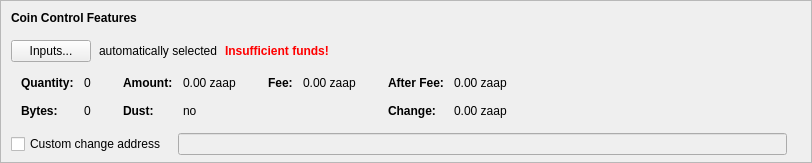
    <widget class="QFrame" name="frameCoinControl">
     <property name="sizePolicy">
      <sizepolicy hsizetype="Expanding" vsizetype="Expanding">
       <horstretch>0</horstretch>
       <verstretch>0</verstretch>
      </sizepolicy>
     </property>
     <property name="maximumSize">
      <size>
       <width>16777215</width>
       <height>16777215</height>
      </size>
     </property>
     <property name="frameShape">
      <enum>QFrame::StyledPanel</enum>
     </property>
     <property name="frameShadow">
      <enum>QFrame::Sunken</enum>
     </property>
     <layout class="QVBoxLayout" name="verticalLayoutCoinControl2">
      <property name="spacing">
       <number>0</number>
      </property>
      <property name="leftMargin">
       <number>0</number>
      </property>
      <property name="topMargin">
       <number>0</number>
      </property>
      <property name="rightMargin">
       <number>0</number>
      </property>
      <property name="bottomMargin">
       <number>6</number>
      </property>
      <item>
       <layout class="QVBoxLayout" name="verticalLayoutCoinControl" stretch="0,0,0,0,1">
        <property name="spacing">
         <number>0</number>
        </property>
        <property name="leftMargin">
         <number>10</number>
        </property>
        <property name="topMargin">
         <number>10</number>
        </property>
        <item>
         <layout class="QHBoxLayout" name="horizontalLayoutCoinControl1">
          <property name="bottomMargin">
           <number>15</number>
          </property>
          <item>
           <widget class="QLabel" name="labelCoinControlFeatures">
            <property name="sizePolicy">
             <sizepolicy hsizetype="Preferred" vsizetype="Maximum">
              <horstretch>0</horstretch>
              <verstretch>0</verstretch>
             </sizepolicy>
            </property>
            <property name="font">
             <font>
              <weight>75</weight>
              <bold>true</bold>
             </font>
            </property>
            <property name="styleSheet">
             <string notr="true">font-weight:bold;</string>
            </property>
            <property name="text">
             <string>Coin Control Features</string>
            </property>
           </widget>
          </item>
         </layout>
        </item>
        <item>
         <layout class="QHBoxLayout" name="horizontalLayoutCoinControl2" stretch="0,0,0,0">
          <property name="spacing">
           <number>8</number>
          </property>
          <property name="bottomMargin">
           <number>10</number>
          </property>
          <item>
           <widget class="QPushButton" name="pushButtonCoinControl">
            <property name="styleSheet">
             <string notr="true"/>
            </property>
            <property name="text">
             <string>Inputs...</string>
            </property>
            <property name="autoDefault">
             <bool>false</bool>
            </property>
           </widget>
          </item>
          <item>
           <widget class="QLabel" name="labelCoinControlAutomaticallySelected">
            <property name="text">
             <string>automatically selected</string>
            </property>
            <property name="margin">
             <number>5</number>
            </property>
           </widget>
          </item>
          <item>
           <widget class="QLabel" name="labelCoinControlInsuffFunds">
            <property name="font">
             <font>
              <weight>75</weight>
              <bold>true</bold>
             </font>
            </property>
            <property name="styleSheet">
             <string notr="true">color:red;font-weight:bold;</string>
            </property>
            <property name="text">
             <string>Insufficient funds!</string>
            </property>
            <property name="margin">
             <number>5</number>
            </property>
           </widget>
          </item>
          <item>
           <spacer name="horizontalSpacerCoinControl">
            <property name="orientation">
             <enum>Qt::Horizontal</enum>
            </property>
            <property name="sizeHint" stdset="0">
             <size>
              <width>40</width>
              <height>1</height>
             </size>
            </property>
           </spacer>
          </item>
         </layout>
        </item>
        <item>
         <widget class="QWidget" name="widgetCoinControl" native="true">
          <property name="sizePolicy">
           <sizepolicy hsizetype="Preferred" vsizetype="Preferred">
            <horstretch>0</horstretch>
            <verstretch>0</verstretch>
           </sizepolicy>
          </property>
          <property name="minimumSize">
           <size>
            <width>0</width>
            <height>0</height>
           </size>
          </property>
          <property name="styleSheet">
           <string notr="true"/>
          </property>
          <layout class="QHBoxLayout" name="horizontalLayoutCoinControl5">
           <property name="leftMargin">
            <number>0</number>
           </property>
           <property name="topMargin">
            <number>0</number>
           </property>
           <property name="rightMargin">
            <number>0</number>
           </property>
           <property name="bottomMargin">
            <number>0</number>
           </property>
           <item>
            <layout class="QHBoxLayout" name="horizontalLayoutCoinControl3" stretch="0,0,0,1">
             <property name="spacing">
              <number>20</number>
             </property>
             <property name="topMargin">
              <number>0</number>
             </property>
             <property name="bottomMargin">
              <number>10</number>
             </property>
             <item>
              <layout class="QFormLayout" name="formLayoutCoinControl1">
               <property name="horizontalSpacing">
                <number>10</number>
               </property>
               <property name="verticalSpacing">
                <number>14</number>
               </property>
               <property name="leftMargin">
                <number>10</number>
               </property>
               <property name="topMargin">
                <number>4</number>
               </property>
               <property name="rightMargin">
                <number>6</number>
               </property>
               <item row="0" column="0">
                <widget class="QLabel" name="labelCoinControlQuantityText">
                 <property name="font">
                  <font>
                   <weight>75</weight>
                   <bold>true</bold>
                  </font>
                 </property>
                 <property name="text">
                  <string>Quantity:</string>
                 </property>
                 <property name="margin">
                  <number>0</number>
                 </property>
                </widget>
               </item>
               <item row="0" column="1">
                <widget class="QLabel" name="labelCoinControlQuantity">
                 <property name="cursor">
                  <cursorShape>IBeamCursor</cursorShape>
                 </property>
                 <property name="contextMenuPolicy">
                  <enum>Qt::ActionsContextMenu</enum>
                 </property>
                 <property name="text">
                  <string notr="true">0</string>
                 </property>
                 <property name="margin">
                  <number>0</number>
                 </property>
                 <property name="textInteractionFlags">
                  <set>Qt::LinksAccessibleByMouse|Qt::TextSelectableByKeyboard|Qt::TextSelectableByMouse</set>
                 </property>
                </widget>
               </item>
               <item row="1" column="0">
                <widget class="QLabel" name="labelCoinControlBytesText">
                 <property name="font">
                  <font>
                   <weight>75</weight>
                   <bold>true</bold>
                  </font>
                 </property>
                 <property name="text">
                  <string>Bytes:</string>
                 </property>
                </widget>
               </item>
               <item row="1" column="1">
                <widget class="QLabel" name="labelCoinControlBytes">
                 <property name="cursor">
                  <cursorShape>IBeamCursor</cursorShape>
                 </property>
                 <property name="contextMenuPolicy">
                  <enum>Qt::ActionsContextMenu</enum>
                 </property>
                 <property name="text">
                  <string notr="true">0</string>
                 </property>
                 <property name="textInteractionFlags">
                  <set>Qt::LinksAccessibleByMouse|Qt::TextSelectableByKeyboard|Qt::TextSelectableByMouse</set>
                 </property>
                </widget>
               </item>
              </layout>
             </item>
             <item>
              <layout class="QFormLayout" name="formLayoutCoinControl2">
               <property name="horizontalSpacing">
                <number>10</number>
               </property>
               <property name="verticalSpacing">
                <number>14</number>
               </property>
               <property name="leftMargin">
                <number>6</number>
               </property>
               <property name="topMargin">
                <number>4</number>
               </property>
               <property name="rightMargin">
                <number>6</number>
               </property>
               <item row="0" column="0">
                <widget class="QLabel" name="labelCoinControlAmountText">
                 <property name="font">
                  <font>
                   <weight>75</weight>
                   <bold>true</bold>
                  </font>
                 </property>
                 <property name="text">
                  <string>Amount:</string>
                 </property>
                 <property name="margin">
                  <number>0</number>
                 </property>
                </widget>
               </item>
               <item row="0" column="1">
                <widget class="QLabel" name="labelCoinControlAmount">
                 <property name="cursor">
                  <cursorShape>IBeamCursor</cursorShape>
                 </property>
                 <property name="contextMenuPolicy">
                  <enum>Qt::ActionsContextMenu</enum>
                 </property>
                 <property name="text">
                  <string notr="true">0.00 zaap</string>
                 </property>
                 <property name="textInteractionFlags">
                  <set>Qt::LinksAccessibleByMouse|Qt::TextSelectableByKeyboard|Qt::TextSelectableByMouse</set>
                 </property>
                </widget>
               </item>
               <item row="1" column="0">
                <widget class="QLabel" name="labelCoinControlLowOutputText">
                 <property name="font">
                  <font>
                   <weight>75</weight>
                   <bold>true</bold>
                  </font>
                 </property>
                 <property name="text">
                  <string>Dust:</string>
                 </property>
                </widget>
               </item>
               <item row="1" column="1">
                <widget class="QLabel" name="labelCoinControlLowOutput">
                 <property name="cursor">
                  <cursorShape>IBeamCursor</cursorShape>
                 </property>
                 <property name="contextMenuPolicy">
                  <enum>Qt::ActionsContextMenu</enum>
                 </property>
                 <property name="text">
                  <string notr="true">no</string>
                 </property>
                 <property name="textInteractionFlags">
                  <set>Qt::LinksAccessibleByMouse|Qt::TextSelectableByKeyboard|Qt::TextSelectableByMouse</set>
                 </property>
                </widget>
               </item>
              </layout>
             </item>
             <item>
              <layout class="QFormLayout" name="formLayoutCoinControl3">
               <property name="horizontalSpacing">
                <number>10</number>
               </property>
               <property name="verticalSpacing">
                <number>14</number>
               </property>
               <property name="leftMargin">
                <number>6</number>
               </property>
               <property name="topMargin">
                <number>4</number>
               </property>
               <property name="rightMargin">
                <number>6</number>
               </property>
               <item row="0" column="0">
                <widget class="QLabel" name="labelCoinControlFeeText">
                 <property name="font">
                  <font>
                   <weight>75</weight>
                   <bold>true</bold>
                  </font>
                 </property>
                 <property name="text">
                  <string>Fee:</string>
                 </property>
                 <property name="margin">
                  <number>0</number>
                 </property>
                </widget>
               </item>
               <item row="0" column="1">
                <widget class="QLabel" name="labelCoinControlFee">
                 <property name="cursor">
                  <cursorShape>IBeamCursor</cursorShape>
                 </property>
                 <property name="contextMenuPolicy">
                  <enum>Qt::ActionsContextMenu</enum>
                 </property>
                 <property name="text">
                  <string notr="true">0.00 zaap</string>
                 </property>
                 <property name="textInteractionFlags">
                  <set>Qt::LinksAccessibleByMouse|Qt::TextSelectableByKeyboard|Qt::TextSelectableByMouse</set>
                 </property>
                </widget>
               </item>
             </layout>
             </item>
             <item>
              <layout class="QFormLayout" name="formLayoutCoinControl4">
               <property name="horizontalSpacing">
                <number>10</number>
               </property>
               <property name="verticalSpacing">
                <number>14</number>
               </property>
               <property name="leftMargin">
                <number>6</number>
               </property>
               <property name="topMargin">
                <number>4</number>
               </property>
               <property name="rightMargin">
                <number>6</number>
               </property>
               <item row="0" column="0">
                <widget class="QLabel" name="labelCoinControlAfterFeeText">
                 <property name="font">
                  <font>
                   <weight>75</weight>
                   <bold>true</bold>
                  </font>
                 </property>
                 <property name="text">
                  <string>After Fee:</string>
                 </property>
                 <property name="margin">
                  <number>0</number>
                 </property>
                </widget>
               </item>
               <item row="0" column="1">
                <widget class="QLabel" name="labelCoinControlAfterFee">
                 <property name="cursor">
                  <cursorShape>IBeamCursor</cursorShape>
                 </property>
                 <property name="contextMenuPolicy">
                  <enum>Qt::ActionsContextMenu</enum>
                 </property>
                 <property name="text">
                  <string notr="true">0.00 zaap</string>
                 </property>
                 <property name="textInteractionFlags">
                  <set>Qt::LinksAccessibleByMouse|Qt::TextSelectableByKeyboard|Qt::TextSelectableByMouse</set>
                 </property>
                </widget>
               </item>
               <item row="1" column="0">
                <widget class="QLabel" name="labelCoinControlChangeText">
                 <property name="font">
                  <font>
                   <weight>75</weight>
                   <bold>true</bold>
                  </font>
                 </property>
                 <property name="text">
                  <string>Change:</string>
                 </property>
                </widget>
               </item>
               <item row="1" column="1">
                <widget class="QLabel" name="labelCoinControlChange">
                 <property name="cursor">
                  <cursorShape>IBeamCursor</cursorShape>
                 </property>
                 <property name="contextMenuPolicy">
                  <enum>Qt::ActionsContextMenu</enum>
                 </property>
                 <property name="text">
                  <string notr="true">0.00 zaap</string>
                 </property>
                 <property name="textInteractionFlags">
                  <set>Qt::LinksAccessibleByMouse|Qt::TextSelectableByKeyboard|Qt::TextSelectableByMouse</set>
                 </property>
                </widget>
               </item>
              </layout>
             </item>
            </layout>
           </item>
          </layout>
         </widget>
        </item>
        <item>
         <layout class="QHBoxLayout" name="horizontalLayoutCoinControl4" stretch="0,0,0">
          <property name="spacing">
           <number>12</number>
          </property>
          <property name="sizeConstraint">
           <enum>QLayout::SetDefaultConstraint</enum>
          </property>
          <property name="topMargin">
           <number>5</number>
          </property>
          <property name="rightMargin">
           <number>5</number>
          </property>
          <item>
           <widget class="QCheckBox" name="checkBoxCoinControlChange">
            <property name="toolTip">
             <string>If this is activated, but the change address is empty or invalid, change will be sent to a newly generated address.</string>
            </property>
            <property name="text">
             <string>Custom change address</string>
            </property>
           </widget>
          </item>
          <item>
           <widget class="QValidatedLineEdit" name="lineEditCoinControlChange">
            <property name="enabled">
             <bool>false</bool>
            </property>
            <property name="sizePolicy">
             <sizepolicy hsizetype="Expanding" vsizetype="Fixed">
              <horstretch>0</horstretch>
              <verstretch>0</verstretch>
             </sizepolicy>
            </property>
           </widget>
          </item>
          <item>
           <widget class="QLabel" name="labelCoinControlChangeLabel">
            <property name="sizePolicy">
             <sizepolicy hsizetype="Preferred" vsizetype="Expanding">
              <horstretch>0</horstretch>
              <verstretch>0</verstretch>
             </sizepolicy>
            </property>
            <property name="minimumSize">
             <size>
              <width>0</width>
              <height>0</height>
             </size>
            </property>
            <property name="text">
             <string/>
            </property>
            <property name="margin">
             <number>3</number>
            </property>
           </widget>
          </item>
         </layout>
        </item>
        <item>
         <spacer name="verticalSpacerCoinControl">
          <property name="orientation">
           <enum>Qt::Vertical</enum>
          </property>
          <property name="sizeHint" stdset="0">
           <size>
            <width>800</width>
            <height>1</height>
           </size>
          </property>
         </spacer>
        </item>
       </layout>
      </item>
     </layout>
    </widget>
